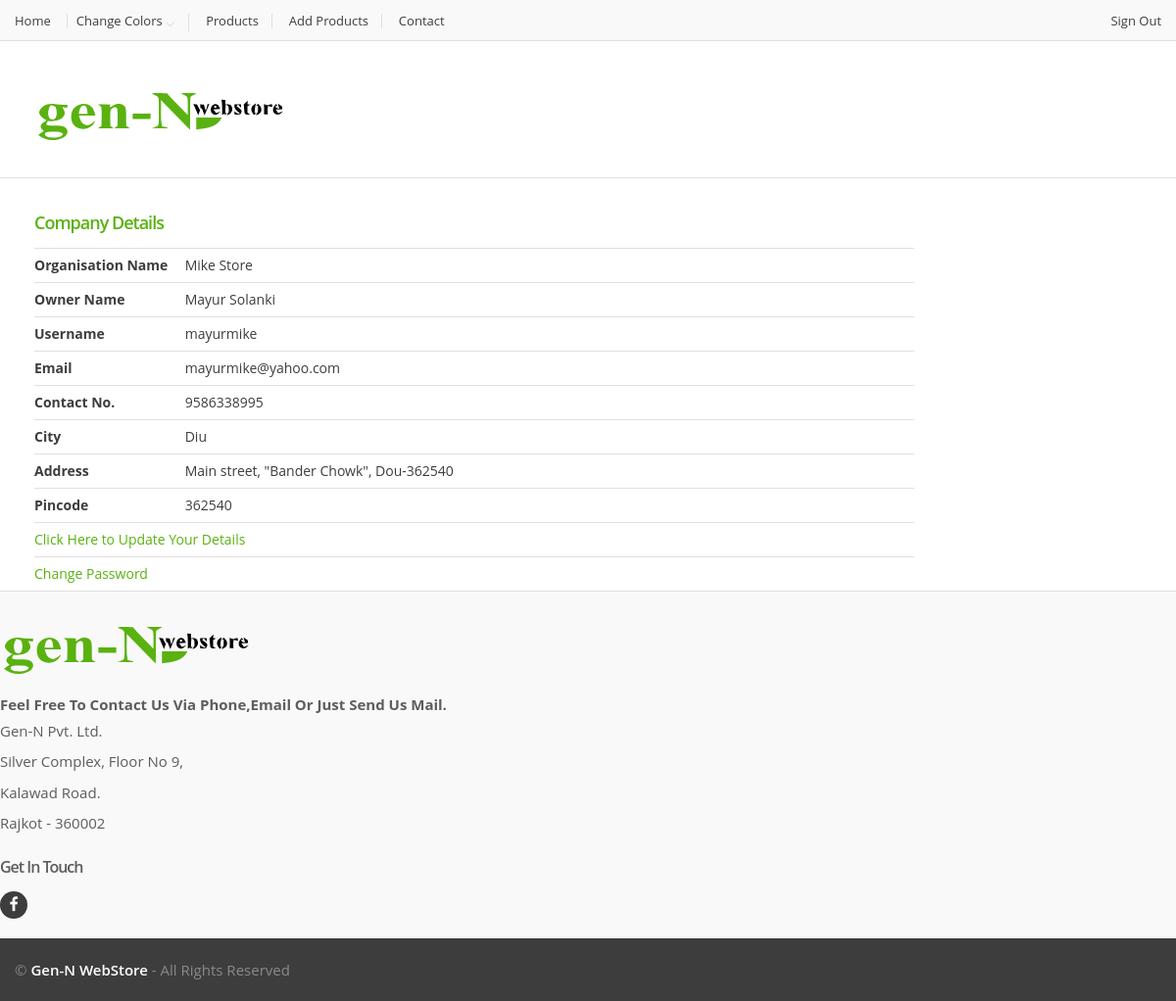
The page /companydetails.php (signed in) on the database its author committed.
### tables this page shows
CREATE TABLE IF NOT EXISTS `company` (
  `c_id` int(9) NOT NULL,
  `org_name` varchar(45) NOT NULL DEFAULT '',
  `owner_name` varchar(45) NOT NULL DEFAULT '',
  `c_username` varchar(45) NOT NULL DEFAULT '',
  `c_password` varchar(30) NOT NULL DEFAULT '',
  `c_email` varchar(50) NOT NULL DEFAULT '',
  `c_mno` bigint(12) DEFAULT '0',
  `c_city` varchar(30) NOT NULL DEFAULT '',
  `c_address` varchar(200) NOT NULL DEFAULT '',
  `c_pcode` int(6) NOT NULL DEFAULT '0',
  `c_icon` varchar(30) NOT NULL DEFAULT ''
);

### companydetails.php (the view, shortened to what this page needs)
<?php
	$comid=$_SESSION['cid'];
	$rs=mysql_query("select * from company where c_id=$comid");
	$v=mysql_fetch_array($rs);
	$orgname=$v['org_name'];
	$ownername=$v['owner_name'];
	$usernm=$v['c_username'];
	$email=$v['c_email'];
	$mno=$v['c_mno'];
	$city=$v['c_city'];
	$address=$v['c_address'];
	$pin=$v['c_pcode'];
?>
<!DOCTYPE html>
<html lang="en">
<body>
<?php
		include_once("include/companyh.php");
		?>
	<div class="wrapper">
		<div id="top-banner-and-menu">
	<div class="container">
	<div class="col-xs-12 col-sm-8 col-md-9 homebanner-holder">
		<div class="tab-pane" id="additional-info">
                    <ul class="tabled-data">
						<li>
							<h2 class="bordered">Company Details</h2>
                      	</li>
						<li>
                            <label>Organisation Name</label>
                            <div class="value"><?php echo $orgname;?></div>
                        </li>
                        <li>
                            <label>Owner Name</label>
                            <div class="value"><?php echo $ownername;?></div>
                        </li>
                        <li>
                            <label>Username</label>
                            <div class="value"><?php echo $usernm; ?></div>
                        </li>
						<li>
                            <label>Email</label>
                            <div class="value"><?php echo $email; ?></div>
                        </li>
                        <li>
                            <label>Contact No.</label>
                            <div class="value"><?php echo $mno; ?></div>
                        </li>
                        <li>
                            <label>City</label>
                            <div class="value"><?php echo $city; ?></div>
                        </li>
						<li>
                            <label>Address</label>
                            <div class="value"><?php echo $address; ?></div>
                        </li>
						<li>
                            <label>Pincode</label>
                            <div class="value"> <?php echo $pin; ?>
						</li>
						<li>
                            <div class="value"><a href="companyupdate.php">Click Here to Update Your Details</a></div>
						</li>
						<li>
                            <div class="value"><a href="changepassword.php">Change Password</a></div>
						</li>
                    </ul>
			</div>
			</div>
	</div>
</div>
</div>
<?php include_once("include/footer.php") ?>
</body>
</html>

### assets/css/green.css (style rules this page uses)
a, a:hover, a:focus, a:active { color: #59b210; }
h2 { color: #59b210; }

### assets/css/blue.css (style rules this page uses)
a, a:hover, a:focus, a:active { color: #3498db; }
h2 { color: #3498db; }

### assets/css/red.css (style rules this page uses)
a, a:hover, a:focus, a:active { color: #e74c3c; }
h2 { color: #e74c3c; }

### assets/css/orange.css (style rules this page uses)
a, a:hover, a:focus, a:active { color: #f27a24; }
h2 { color: #f27a24; }

### assets/css/navy.css (style rules this page uses)
a, a:hover, a:focus, a:active { color: #34495e; }
h2 { color: #34495e; }

### assets/css/dark-green.css (style rules this page uses)
a, a:hover, a:focus, a:active { color: #21b68e; }
h2 { color: #21b68e; }

### rows shown on the page
company: org_name "Mike Store", owner_name "Mayur Solanki", c_username "mayurmike", c_email "mayurmike@yahoo.com", c_mno "9586338995", c_city "Diu", c_address "Main street, \"Bander Chowk\", Dou-362540", c_pcode "362540"
